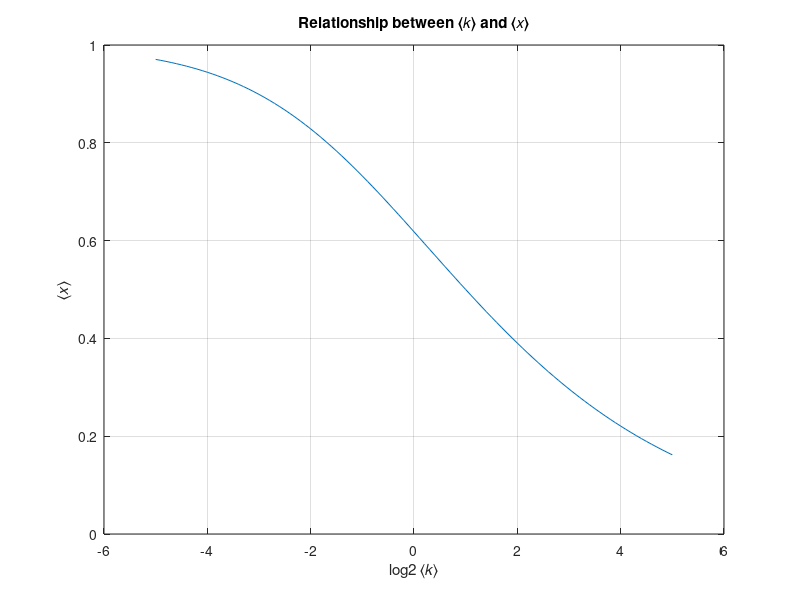

MATLAB code for this plot:
% Parameters
N = 1000;  % Number of nodes
R = 1;     % Constant R
F = 1;     % Constant F
B = 1;     % Constant B

% Generate log2 ⟨𝑘⟩ values from -5 to 5
log2_k = -5:0.1:5;
k = 2.^log2_k;

% Solve the ODE for each ⟨𝑘⟩ value
x = zeros(size(k));
for i = 1:length(k)
    fun = @(t, x) (-B + sqrt(B^2 + 4*k(i)*R*F))/(2*k(i)*R);
    [t, sol] = ode45(fun, [0 1], 0);
    x(i) = sol(end);
end

% Plot the graph
plot(log2_k, x)
xlabel('log2 ⟨𝑘⟩')
ylabel('⟨𝑥⟩')
title('Relationship between ⟨𝑘⟩ and ⟨𝑥⟩')
grid on
